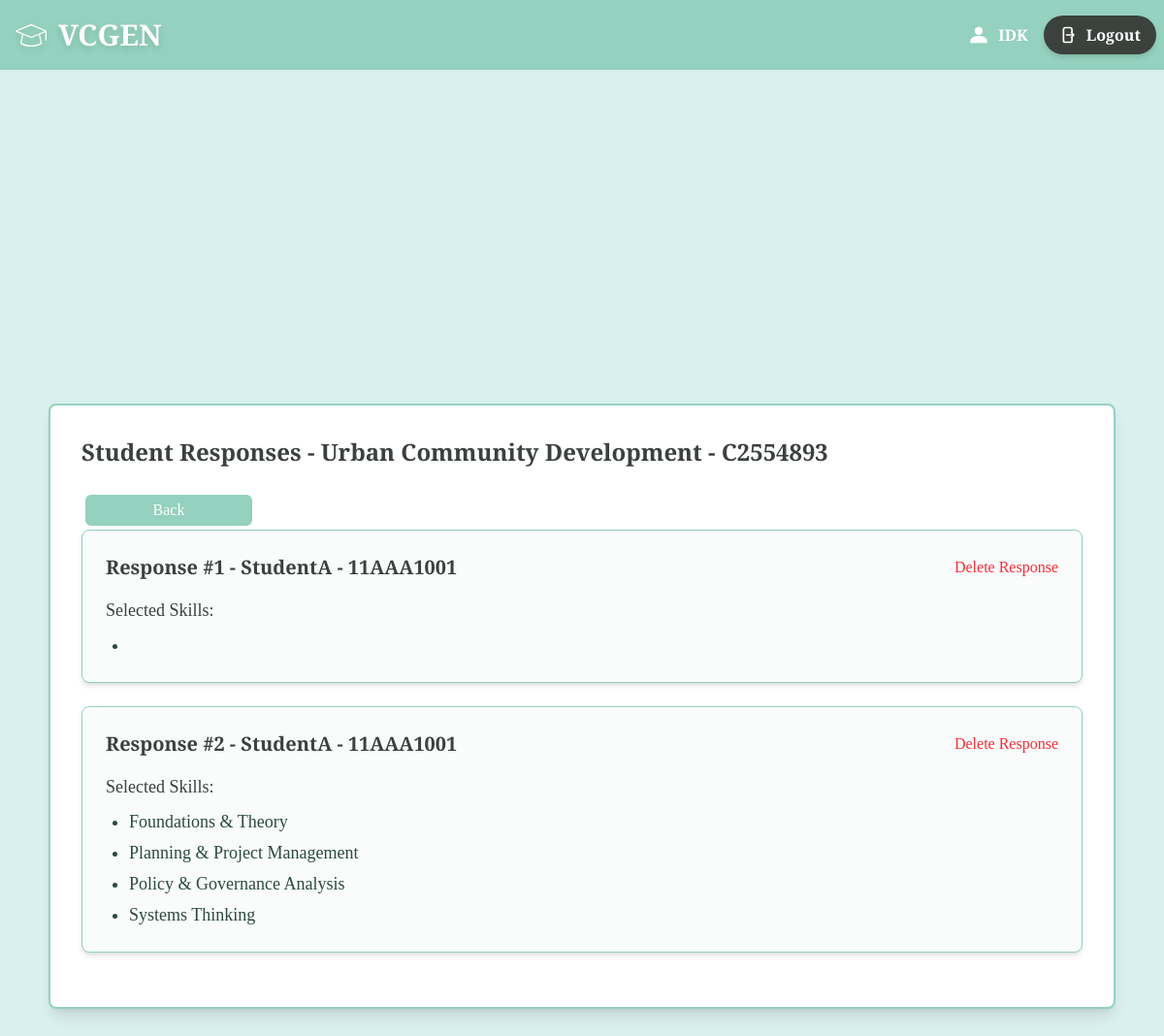
/responses/C2554893 (signed in), run on the app's committed database.
### main/models.py (models this page shows, shortened)
class Teacher(models.Model):
    teacher_id=models.CharField(max_length=8,primary_key=True)
    name=models.CharField(max_length=20)
    email=models.EmailField(null=False)
    password=models.CharField(null=False,max_length=128)

class Course(models.Model):
    course_id=models.CharField(max_length=8,primary_key=True)
    teacher=models.ForeignKey(Teacher,on_delete=models.CASCADE)
    name=models.CharField(max_length=20)
    hours=models.IntegerField()
    split=models.DecimalField(decimal_places=3,max_digits=10)
    accepting_response=models.BooleanField(default=True)

class Student(models.Model):
    student_id=models.CharField(max_length=8,primary_key=True)
    name=models.CharField(max_length=20)
    regno=models.CharField(max_length=20)
    course=models.ForeignKey(Course,on_delete=models.CASCADE)
    skillsreq=models.CharField(max_length=1000)

### main/views.py (the view)
# urls.py: path("responses/<str:class_id>",views.responses,name="responses"),
def responses(request,class_id):
    context={}
    if 'user' not in request.session:
        return redirect('login')
    else:
        context['name']=Teacher.objects.filter(teacher_id=request.session['user'])[0].name
    ourclass=Course.objects.filter(course_id=class_id)
    if len(ourclass)<1:
        return redirect('classes')
    else:
        ourclass=ourclass[0]
        class cusstudent:
            def __init__(self,student):
                self.student=student
                self.skills=student.skillsreq.split(",")
        context['cname']=ourclass.name
        context['cid']=ourclass.course_id
        context['responses']=[cusstudent(student) for student in Student.objects.filter(course=ourclass)]
    return render(request,"main/responses.html",context=context)

### main/templates/main/responses.html (shortened to what this page needs)
{% extends "base.html" %}
{% block body %}
<div class="flex flex-col items-center justify-center min-h-screen bg-[#daf0ee]">
  <div class="w-11/12 bg-white p-8 rounded-lg shadow-lg border-2 border-[#94d1be]">
    <h2 class="text-left text-2xl font-semibold text-[#3b413c] mb-6">Student Responses - {{cname}} - {{cid}}</h2>
    <button onclick="location.href = '/results/{{cid}}';"class="w-1/6 bg-[#94d1be] text-white p-1 rounded-md hover:bg-[#9db5b2] transition duration-300 hover:cursor-pointer m-1">Back</button>
    {% for response in responses %}
      <div class="bg-[#f9fcfb] border border-[#94d1be] rounded-lg shadow-md p-6 mb-6 w-full">
        <div class="flex justify-between items-center">
          <h3 class="text-xl font-semibold text-[#3b413c]">Response #{{ forloop.counter }} - {{response.student.name}} - {{response.student.regno}}</h3>
            <button onclick="location.href = '/deleteresponse/{{cid}}/{{response.student.student_id}}';"type="button" class="text-red-500 hover:text-red-700 font-medium">Delete Response</button>
        </div>
        <div class="mt-4">
          <h4 class="text-lg text-[#3b413c] font-medium mb-2">Selected Skills:</h4>
          <ul class="list-disc pl-6 text-[#2b4a3e] space-y-1">
            {% for skill in response.skills %}
              <li class="text-lg">{{ skill }}</li>
            {% empty %}
              <li class="text-gray-500 text-lg italic">No skills selected</li>
            {% endfor %}
          </ul>
        </div>
      </div>
    {% empty %}
      <p class="text-gray-600 text-lg text-center">No responses yet.</p>
    {% endfor %}
  </div>
</div>
{% endblock %}

### main/templates/main/base.html (shortened to what this page needs)
<html>
    <head>
        {%load static%}
        <script src="https://cdn.jsdelivr.net/npm/@tailwindcss/browser@4"></script>
    </head>
    <body class="bg-[#daf0ee] text-[#3b413c] cusfont flex flex-col">
        <header class="bg-[#94d1be] text-white text-l font-bold py-4 text-center w-full flex flex-row justify-between">
            <div class="flex items-center space-x-3 hover:scale-105 transition-all duration-300 ease-in-out drop-shadow-md ml-4 hover:cursor-pointer" onclick="location.href='/'">
                {% load static %}
                <img src="{% static 'main/education-svg.svg' %}" class="h-8" alt="logo"/>
                <h1
                    class="text-3xl">
                    VCGEN
                </h1>
            </div>
            {% if name %}
            <div class="flex flex-row items-center">
                {%load static%}
                <img src="{% static 'main/person-svg.svg' %}" class="h-6" alt="profile picture"/>
                <h1 class="m-2">{{name}}  </h1>
                <button onclick="location.href='/';"
                    class="mx-2 flex items-center gap-2 px-4 py-2 bg-[#3b413c] text-white font-semibold rounded-full shadow-md
                        hover:bg-[#2e3430] hover:scale-105 transition-all duration-300 ease-in-out hover:cursor-pointer">
                    Logout
                </button>
            </div>
            {% else %}
            <h1 onclick="location.href = '/';" class="px-1"></h1>
            {% endif %}
        </header>
        {% block body %}
        {% endblock %}
    </body>
</html>

### main/templates/main/base.html (style rules this page uses)
.cusfont { font-family: "Playfair Display", serif; font-optical-sizing: auto; }

### data on the page
Teacher: name "IDK"
Course: name "Urban Community Development", course_id "C2554893"
Student: student.name "StudentA", student.regno "11AAA1001"
Student: student.name "StudentA", student.regno "11AAA1001"

### other printed values
{{ skill }} "Foundations & Theory" "Planning & Project Management" "Policy & Governance Analysis" "Systems Thinking"
